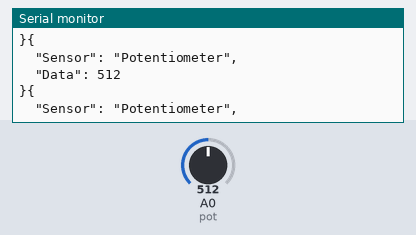
A sketch run on a simulated Arduino Uno, built with avr-gcc and run on an emulated ATmega328P. Parts: the last lines printed to the serial monitor. The test bench sets the inputs (shaded band); at power-on: A0 (pot) = 512.

Above: at 1.2 s.
1.3 s: A0 (pot) set to 108
At 1.9 s:
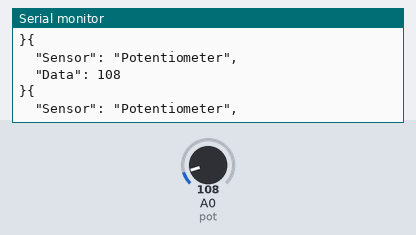
4.3 s: A0 (pot) set to 92
At 4.9 s:
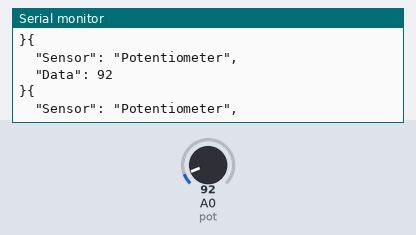
13.3 s: A0 (pot) set to 8
At 13.8 s:
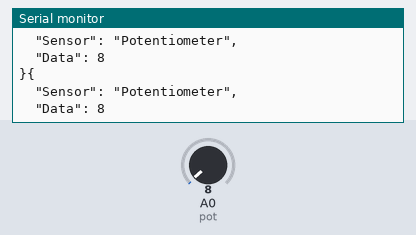
16.3 s: A0 (pot) set to 11
At 16.8 s:
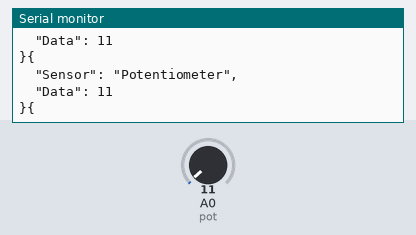
Timing chart, 0 to 19.3 s (numbered marks = the images above; inputs shaded):
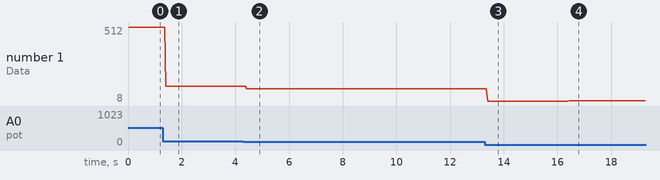

Measured:
- the behaviour switches between 9 and 10 on A0 (pot) (found by bisection; images 3 and 4)
- after the input at 1.3 s, the serial monitor: prints a new line after 0.11 s (image 1)
- after the input at 4.3 s, the serial monitor: prints a new line after 0.12 s (image 2)
- after the input at 13.3 s, the serial monitor: prints a new line after 0.10 s (image 3)
- after the input at 16.3 s, the serial monitor: prints a new line after 0.14 s (image 4)
- plotted number 1: 512 → 108 after the input at 1.3 s, 108 → 92 after the input at 4.3 s, 92 → 8 after the input at 13.3 s, 8 → 11 after the input at 16.3 s

The sketch:

Analog_value.ino
```cpp
#include <ArduinoJson.h>
#define pot A0
int poten,i,n;


void setup()
{
  Serial.begin(9600);
  while(!Serial) continue;
  pinMode( pot, INPUT);
//  DynamicJsonDocument<200> doc;
}

void loop()
{
  poten=analogRead(pot);
  StaticJsonDocument<200> doc;
  //JsonObject root
  doc["Sensor"]="Potentiometer";
  n=poten;
  doc["Data"]=n;
  serializeJsonPretty( doc, Serial);


}
```
